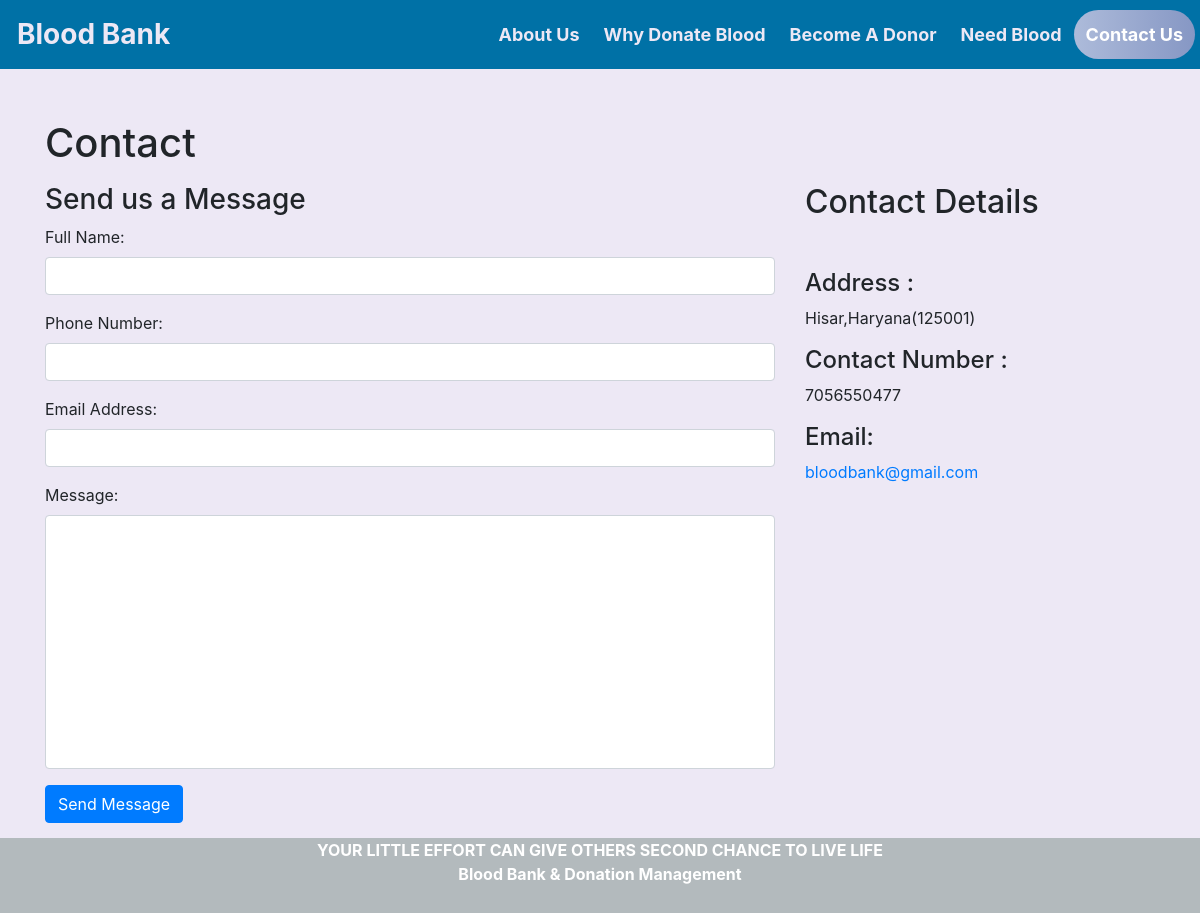
The app's page /contact_us.php, older data.
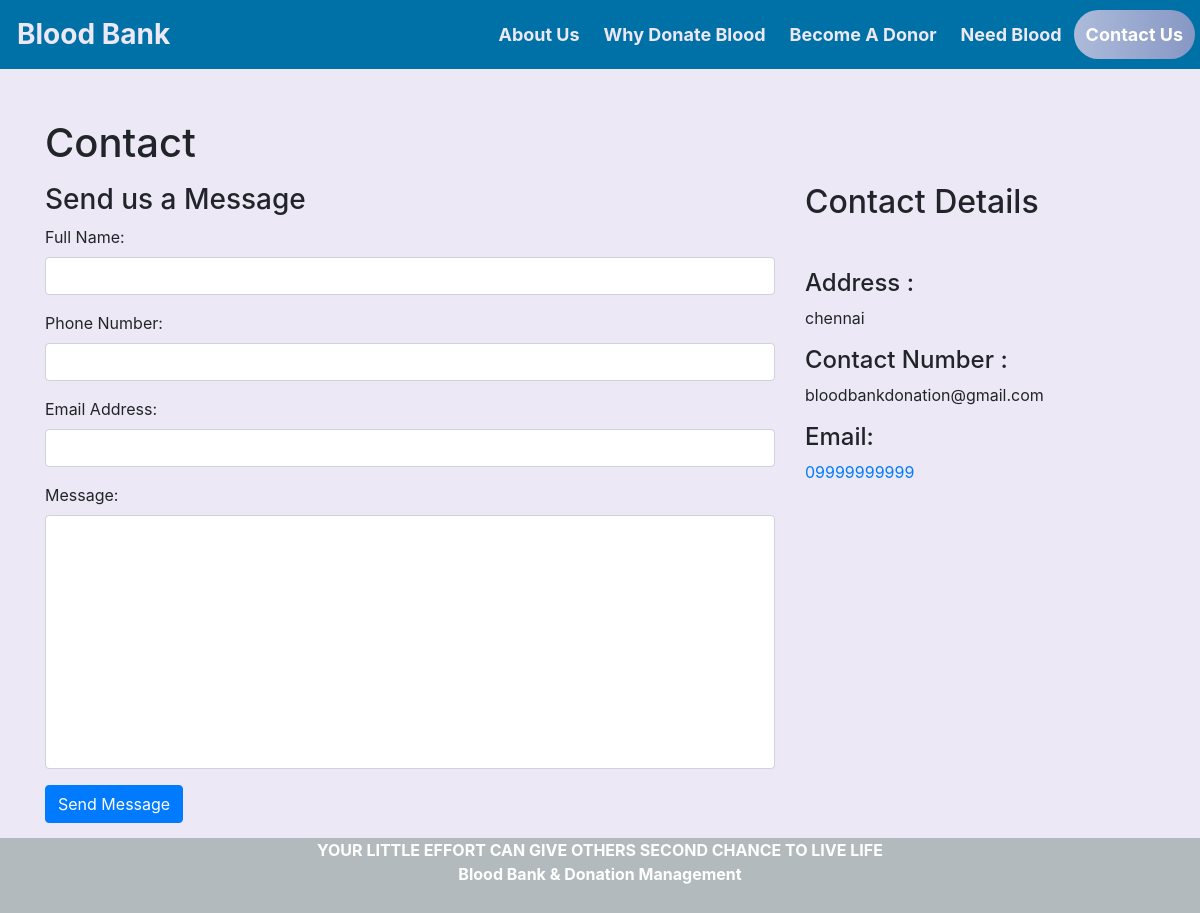
The same page, newer data.
### tables this page shows
CREATE TABLE `contact_info` (
  `contact_id` int(11) NOT NULL,
  `contact_address` varchar(100) NOT NULL,
  `contact_mail` varchar(50) NOT NULL,
  `contact_phone` varchar(100) NOT NULL
);

### contact_us.php (the view, shortened to what this page needs)
<html>
<head>
  <link rel="stylesheet" href="https://maxcdn.bootstrapcdn.com/bootstrap/4.5.2/css/bootstrap.min.css">
</head>
<body>
<?php $active ='contact';
include 'head.php'; ?>
<div id="page-container" style="margin-top:50px; position: relative;min-height: 84vh;">
  <div class="container">
  <div id="content-wrap" style="padding-bottom:50px;">
    <h1 class="mt-4 mb-3">Contact</h1>
    <div class="row">
      <div class="col-lg-8 mb-4">
        <h3>Send us a Message</h3>
        <form name="sentMessage"  method="post">
            <div class="control-group form-group">
                <div class="controls">
                    <label>Full Name:</label>
                    <input type="text" class="form-control" id="name" name="fullname" required>
                </div>
            </div>
            <div class="control-group form-group">
                <div class="controls">
                    <label>Phone Number:</label>
                    <input type="tel" class="form-control" id="phone" name="contactno"  required >
                </div>
            </div>
            <div class="control-group form-group">
                <div class="controls">
                    <label>Email Address:</label>
                    <input type="email" class="form-control" id="email" name="email" required>
                </div>
            </div>
            <div class="control-group form-group">
                <div class="controls">
                    <label>Message:</label>
                    <textarea rows="10" cols="100" class="form-control" id="message" name="message" required  maxlength="999" style="resize:none"></textarea>
                </div>
            </div>
            <button type="submit" name="send"  class="btn btn-primary">Send Message</button>
        </form>
    </div>
    <div class="col-lg-4 mb-4">
        <h2>Contact Details</h2>
        <?php
          include 'conn.php';
          $sql= "select * from contact_info";
          $result=mysqli_query($conn,$sql);
          if(mysqli_num_rows($result)>0)   {
              while($row = mysqli_fetch_assoc($result)) { ?>
        <br>
        <p>
            <h4>Address :</h4><?php echo $row['contact_address']; ?>
        </p>
        <p>
            <h4>Contact Number :</h4><?php echo $row['contact_phone']; ?>
        </p>
        <p>
          <h4>  Email: </h4><a href="#"><?php echo $row['contact_mail']; ?></a>
        </p>
        <?php }
      } ?>
    </div>
</div>
</div>
</div>
<?php include 'footer.php' ?>
</div>
</body>
</html>

### head.php (shortened to what this page needs)
<html>
<head>
</head>
<body style="background-color: #EDE8F5;">
  <div class="header">
    <a href="home.php" class="logo" <?php if($active=='home') echo "class='logo2'"; ?>>Blood Bank</a>
    <div class="header-right">
      <a href="about_us.php" <?php if($active=='about') echo "class='act'"; ?>>About Us</a>
      <a href="why_donate_blood.php" <?php if($active=='why') echo "class='act'"; ?>>Why Donate Blood</a>
      <a href="donate_blood.php" <?php if($active=='donate') echo "class='act'"; ?>>Become A Donor</a>
      <a href="need_blood.php" <?php if($active=='need') echo "class='act'"; ?>>Need Blood</a>
      <a href="contact_us.php" <?php if($active=='contact') echo "class='act'"; ?>>Contact Us</a>
    </div>
  </div>
</body>
</html>

### footer.php (shortened to what this page needs)
<html>
<head>
</head>
<body>
  <div id="footer" >
  <b><center>
    YOUR LITTLE EFFORT CAN GIVE OTHERS SECOND CHANCE TO LIVE LIFE<br>
  Blood Bank & Donation Management
  </center>
  </div>
</body>
</html>

### head.php (style rules this page uses)
.header { overflow: hidden; background-color: #0071a6; top: 0; width: 100%; padding: 10px 5px; color: #ffffff; }
.header a { float: left; color: #EDE8F5; text-align: center; padding: 12px; text-decoration: none; font-size: 18px; line-height: 25px; border-radius: 4px; font-weight: bold; transition: background-color 0.3s ease; }
.header a.logo { font-size: 28px; font-weight: bold; color: #EDE8F5; }
a.act { background: linear-gradient(to right, #ADBBDA 0%, #8697C4 100%); color: white; border-radius: 30px; }
.header-right { float: right; }

### footer.php (style rules this page uses)
#footer { position:absolute; left: 0; bottom: 0; width: 100%; height: 75px; background-color:#b3babd; color:white; text-align: center; }

Row changes from the older to the newer data that the page shows:
removed contact_info: contact_address "Hisar,Haryana(125001)", contact_phone "7056550477", contact_mail "bloodbank@gmail.com"
added contact_info: contact_address "chennai", contact_phone "bloodbankdonation@gmail.com", contact_mail "09999999999"
